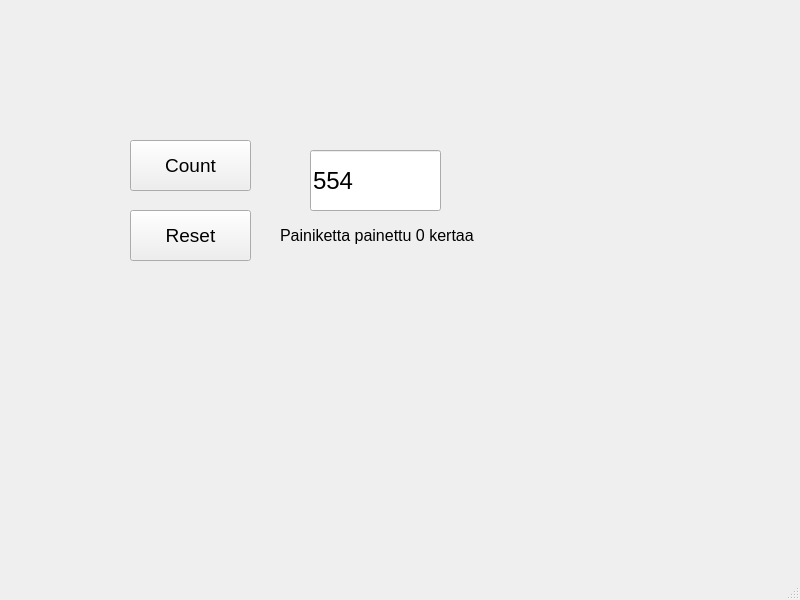
<?xml version="1.0" encoding="UTF-8"?>
<ui version="4.0">
 <class>MainWindow</class>
 <widget class="QMainWindow" name="MainWindow">
  <property name="geometry">
   <rect>
    <x>0</x>
    <y>0</y>
    <width>800</width>
    <height>600</height>
   </rect>
  </property>
  <property name="windowTitle">
   <string>MainWindow</string>
  </property>
  <widget class="QWidget" name="centralwidget">
   <widget class="QPushButton" name="btnCount">
    <property name="geometry">
     <rect>
      <x>130</x>
      <y>140</y>
      <width>121</width>
      <height>51</height>
     </rect>
    </property>
    <property name="font">
     <font>
      <pointsize>14</pointsize>
     </font>
    </property>
    <property name="text">
     <string>Count</string>
    </property>
   </widget>
   <widget class="QPushButton" name="btnReset">
    <property name="geometry">
     <rect>
      <x>130</x>
      <y>210</y>
      <width>121</width>
      <height>51</height>
     </rect>
    </property>
    <property name="font">
     <font>
      <pointsize>14</pointsize>
     </font>
    </property>
    <property name="text">
     <string>Reset</string>
    </property>
   </widget>
   <widget class="QLineEdit" name="txtResult">
    <property name="geometry">
     <rect>
      <x>310</x>
      <y>150</y>
      <width>131</width>
      <height>61</height>
     </rect>
    </property>
    <property name="font">
     <font>
      <pointsize>18</pointsize>
     </font>
    </property>
    <property name="text">
     <string>554</string>
    </property>
   </widget>
   <widget class="QLabel" name="labelInfo">
    <property name="geometry">
     <rect>
      <x>280</x>
      <y>220</y>
      <width>201</width>
      <height>31</height>
     </rect>
    </property>
    <property name="font">
     <font>
      <pointsize>12</pointsize>
     </font>
    </property>
    <property name="text">
     <string>Painiketta painettu 0 kertaa</string>
    </property>
   </widget>
  </widget>
  <widget class="QMenuBar" name="menubar">
   <property name="geometry">
    <rect>
     <x>0</x>
     <y>0</y>
     <width>800</width>
     <height>21</height>
    </rect>
   </property>
  </widget>
  <widget class="QStatusBar" name="statusbar"/>
 </widget>
 <resources/>
 <connections/>
</ui>
